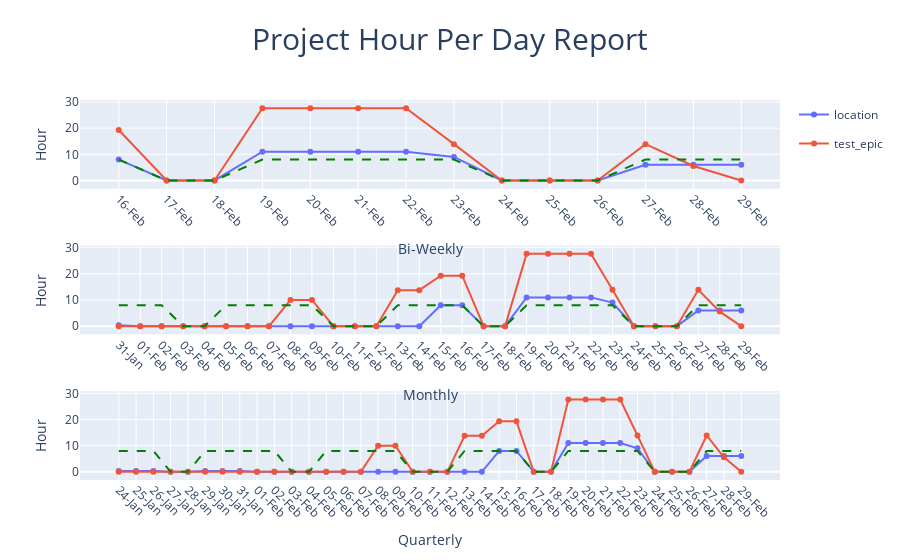

Write notebook code for a chart like this one.
### Code cell
num_date_dict = {
    "Bi-Weekly": 14,
    "Monthly": 30,
    "Quarterly": 90,
}

fully_report_graph = creat_fully_report_graph(
    num_date_dict,
    project_hour_per_day_df,
    fig_title="Project Hour Per Day Report",
)
fully_report_graph.show()
fully_report_graph.write_html("Project Hour Per Day Report.html")
